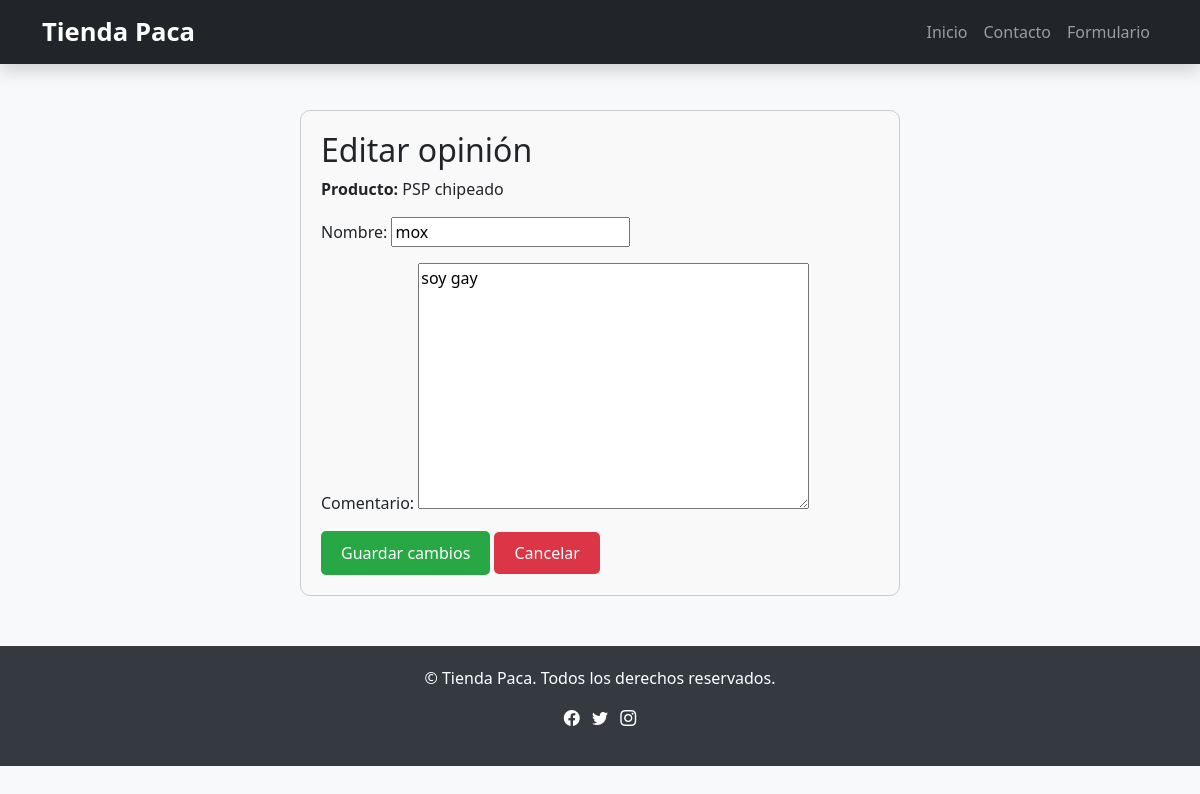
Page /productos/opinion/editar/2/ on the earlier database version.
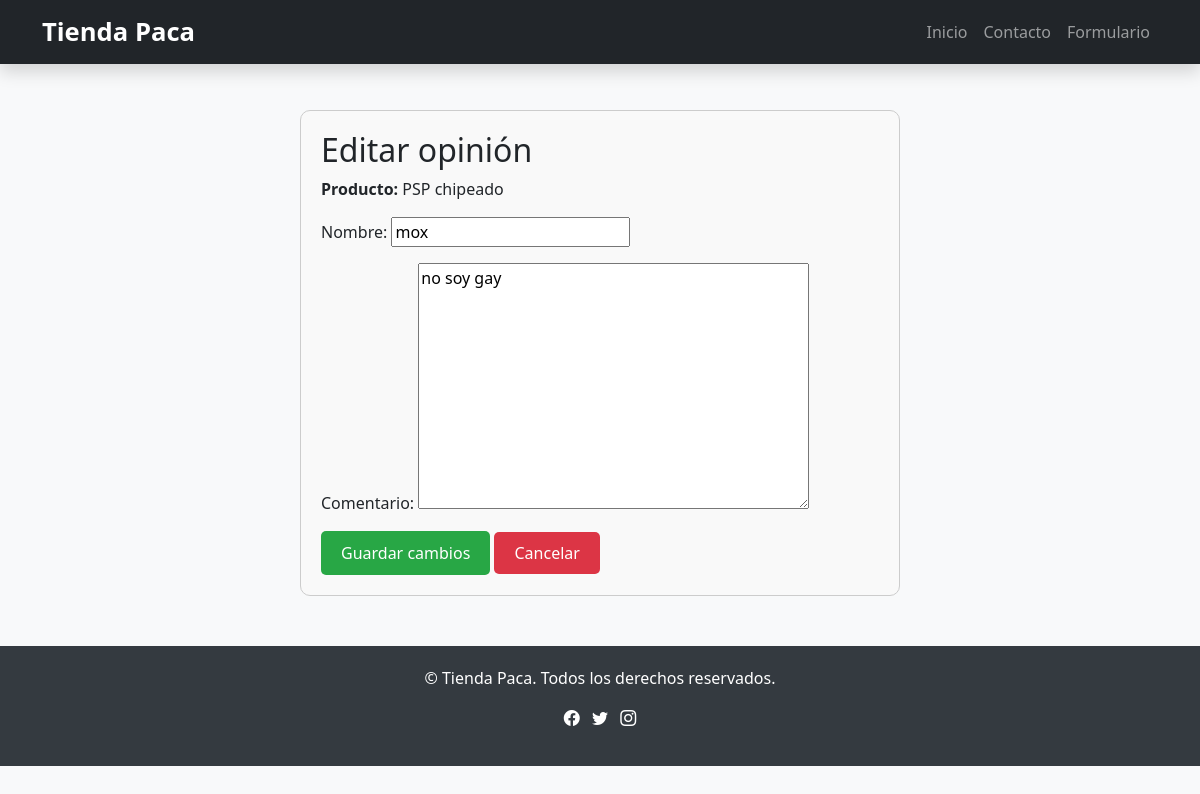
Same page on the later database version.
### productos/models.py (models this page shows, shortened)
class Opinion(models.Model):
    producto = models.ForeignKey(Producto, related_name="opiniones", on_delete=models.CASCADE)
    nombre = models.CharField(max_length=100)  # nombre del visitante
    comentario = models.TextField()
    fecha = models.DateTimeField(auto_now_add=True)
    class Meta:
        verbose_name = "Opinión"
        verbose_name_plural = "Opiniones"

class Producto(models.Model):
    nombre = models.CharField(max_length=200)
    descripcion = models.TextField()
    foto = models.ImageField(upload_to='productos/')
    precio = models.DecimalField(max_digits=8, decimal_places=2)
    stock = models.PositiveIntegerField(default=0)
    class Meta:
        verbose_name = "Producto"
        verbose_name_plural = "Productos"

### productos/views.py (the view)
# urls.py: path('opinion/editar/<int:opinion_id>/', views.editar_opinion, name='editar_opinion'),
def editar_opinion(request, opinion_id):
    opinion = get_object_or_404(Opinion, id=opinion_id)
    if request.method == "POST":
        form = OpinionForm(request.POST, instance=opinion)
        if form.is_valid():
            form.save()
            messages.success(request, "¡Tu comentario fue editado con éxito!")
            return redirect("detalle_producto", producto_id=opinion.producto.id)
    else:
        form = OpinionForm(instance=opinion)
    return render(request, "productos/editar_opinion.html", {"form": form, "opinion": opinion})

### productos/forms.py
class OpinionForm(forms.ModelForm):
    class Meta:
        model = Opinion
        fields = ["nombre", "comentario"]

### productos/templates/productos/editar_opinion.html (shortened to what this page needs)
{% extends "productos/encabezado.html" %}
{% block content %}
<div style="max-width: 600px; margin: 40px auto; padding: 20px; border: 1px solid #ccc; border-radius: 10px; background: #f9f9f9;">
    <h2>Editar opinión</h2>
    <p><strong>Producto:</strong> {{ opinion.producto.nombre }}</p>
    <form method="post">
        {{ form.as_p }}
        <div style="margin-top: 15px;">
            <button type="submit" style="padding: 10px 20px; background: #28a745; color: white; border: none; border-radius: 5px;">Guardar cambios</button>
            <a href="{% url 'detalle_producto' opinion.producto.id %}" style="padding: 10px 20px; background: #dc3545; color: white; border-radius: 5px; text-decoration: none;">Cancelar</a>
        </div>
    </form>
</div>
{% endblock %}

Differences in the rows shown:
changed Opinion "mox": comentario "soy gay" → "no soy gay"
